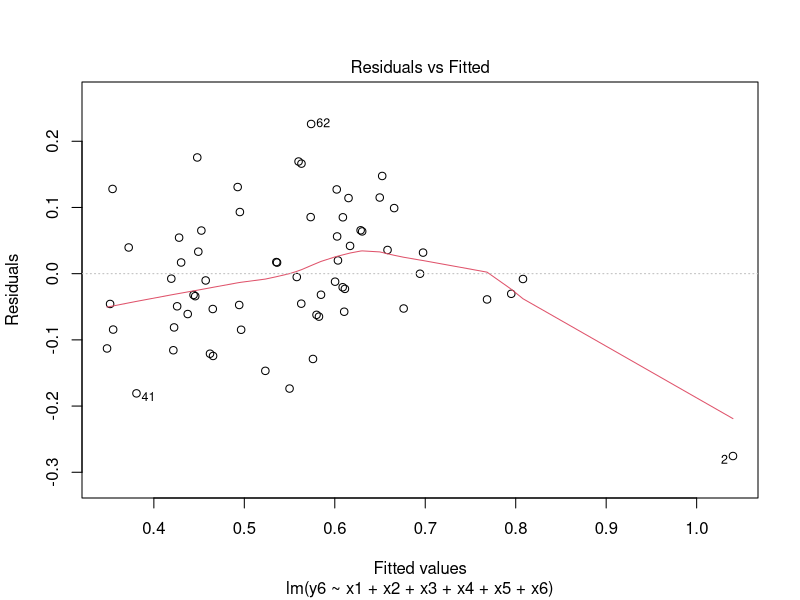
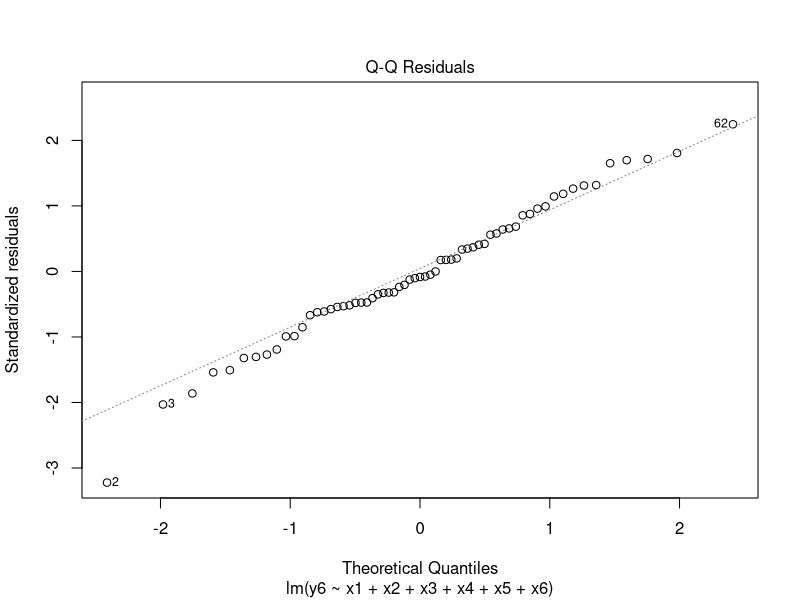
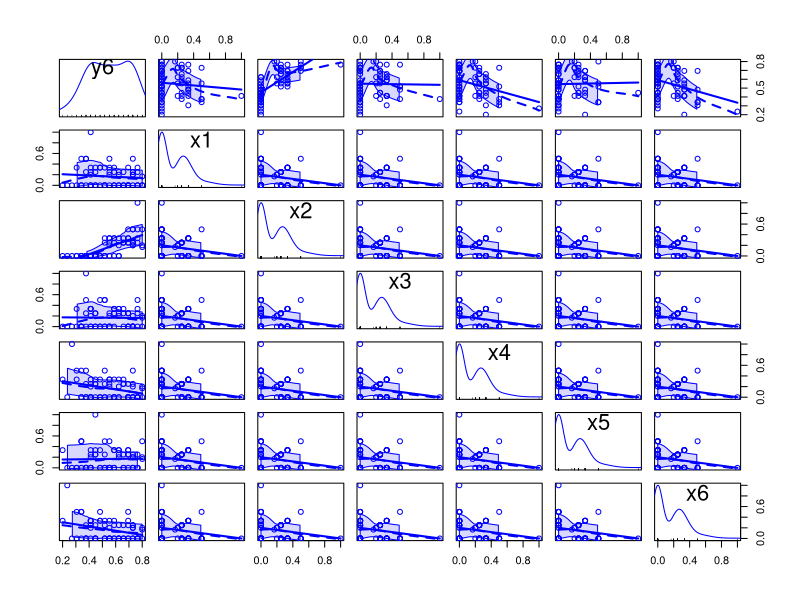
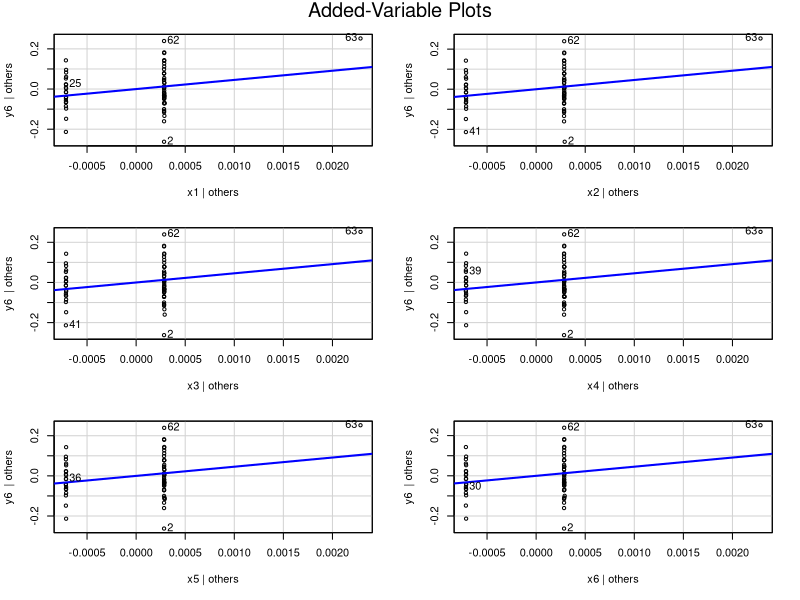
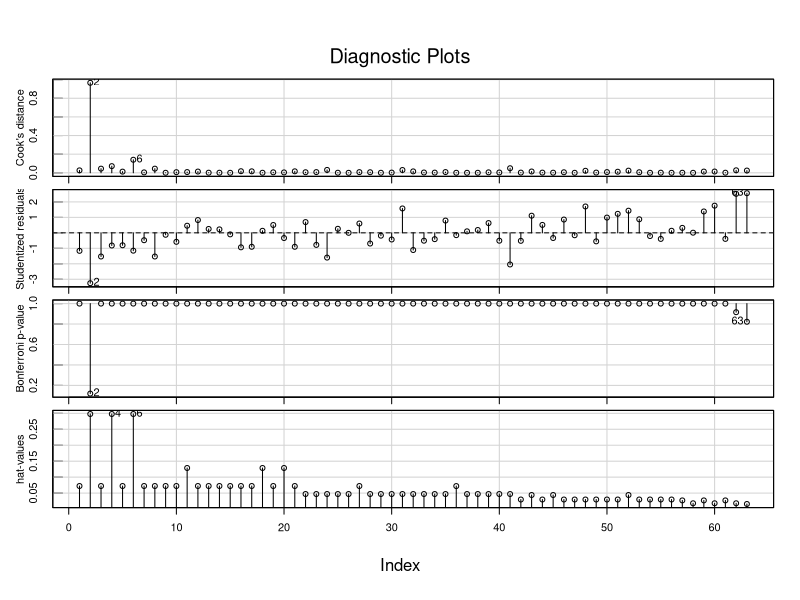

These charts were generated, in order, by the following R code:
## ---- chunk 1
knitr::opts_chunk$set(echo = TRUE)
## ---- chunk 2
library(readxl)
stock_portfolio_performance_data_set <- read_excel("stock portfolio performance data set.xlsx", skip = 1 ,sheet = "all period")
attach(stock_portfolio_performance_data_set)
x1 <- stock_portfolio_performance_data_set$`Large B/P`
x2 <- stock_portfolio_performance_data_set$`Large ROE`
x3 <- stock_portfolio_performance_data_set$`Large S/P`
x4 <- stock_portfolio_performance_data_set$`Large Return Rate in the last quarter`
x5 <- stock_portfolio_performance_data_set$`Large Market Value`
x6 <- stock_portfolio_performance_data_set$`Small systematic Risk`
y1 <- stock_portfolio_performance_data_set$`Annual Return...14`
y2 <- stock_portfolio_performance_data_set$`Excess Return...15`
y3 <- stock_portfolio_performance_data_set$`Systematic Risk...16`
y4 <- stock_portfolio_performance_data_set$`Total Risk...17`
y5 <- stock_portfolio_performance_data_set$`Abs. Win Rate...18`
y6 <- stock_portfolio_performance_data_set$`Rel. Win Rate...19`

## ---- chunk 3
# investigate the annual returns versus other predictors
library(car)

full_1 <- lm(y1 ~ x1 + x2 + x3 + x4 + x5 + x6)
summary(full_1)
full_2 <- lm(y2 ~ x1 + x2 + x3 + x4 + x5 + x6)
summary(full_2)
full_3 <- lm(y3 ~ x1 + x2 + x3 + x4 + x5 + x6)
summary(full_3)
full_4 <- lm(y4 ~ x1 + x2 + x3 + x4 + x5 + x6)
summary(full_4)
full_5 <- lm(y5 ~ x1 + x2 + x3 + x4 + x5 + x6)
summary(full_5)
full_6 <- lm(y6 ~ x1 + x2 + x3 + x4 + x5 + x6)
summary(full_6)
# after comparing these 6 models, full_6 is a good place to start, so we start by 
# looking its diagnostic plots
plot(full_6, which = c(1,2)) # it looks a little bit right skewed in qq plot
                             # its residual fitted plots looks like a funnelling parttern
                             # and looks like non-constant variance
scatterplotMatrix(~y6 + x1 + x2 + x3 + x4 + x5 + x6)
avPlots(full_6)
## ---- chunk 4
# do the test of non constant 
ncvTest(full_6)
# fail to reject, so it is constant 

# do the test of noramlity
shapiro.test(full_6$residuals)
# also fail to reject, so it is normal 

# use step function to see if there is any recommonded reduced model
step(full_6, trace = 0)
# keep full model


# Investigating more with reduced model, 
# let us see if anything can be improved by implenting the function regsubsets 
# can say a lot in this section
library(leaps)
mod.reg <- regsubsets(cbind(x1, x2, x3, x4, x5, x6), y6)
sum.reg <- summary(mod.reg)
print(sum.reg$which)
print(sum.reg$rsq)  # choose the one increase the most, so choose #3, which are 
                    # y6 ~ x2 + x4 + x6 
print(sum.reg$rss)  # SSE, choose the smallest, choose #6, the full model
print(sum.reg$adjr2)  # adjusted r^2, choose the biggest, choose #6, the full model
print(sum.reg$cp)   # mallow's cp, choose the smallest, choose #3, which are 
                    # y6 ~ x2 + x4 + x6
print(sum.reg$bic)  # BIC, choose the smallest BIC, choose #3, which are 
                    # y6 ~ x2 + x4 + x6
#####(conclusion:)
##### 3 votesf for y~ x2+x4+x6, and 2 votes for the full model, so we may choose 
##### y ~ x2 + x4 +x6

# let us do anova table to verify this 
red.mod <- lm(y6 ~ x2 + x4 + x6)
anova(red.mod,full_6)
# fail to reject, so the reduced model is a better model for us.
summary(red.mod) # check this out! A nice linear model


##interactive terms
# since our model size is small, it is probably a good time to consider some 
# interactive terms 
int.mod <- lm(y6 ~ x2*x4 + x2*x6 + x4*x6)
summary(int.mod)
# interpretation: R^2 imporves only a liitle, but you add 3 more terms 

# doing anova again, which one is better 
anova(red.mod, int.mod)
# we compared this two models and find out that y6~x2+x4+x6 is better 


## outlier detection 
# reasons: the reason of doing this is because we have a relatively small R^2, 
# remove some outliers may be a good choice
# first of all, see the influence plot 

influenceIndexPlot(red.mod, id = TRUE)
# in this plot, we can see that x=2 is definitely a influential point, there are 
# 3 suspect high laverage points, which are x= 2, 4, 6
# 1 outlier wihch is x = 2. 
# let us verify this using the rule of thumb

# outliers
rst <- abs(rstudent(red.mod))
which(rst > 2) ; which(rst > 3)
# the result is 2 by using rule of thumb greater than 3 

# high leverage 
hat <- hatvalues(red.mod)
which(hat > 3*(3+1)/length(y6)); which(hat > 2*(3+1)/length(y6))
# the result is 2,4,6 by using rule of thumb greater than 3

# influential points(cooks'distance) 
cd <- cooks.distance(red.mod)
which(cd > 4/(length(y6) - 3 - 1))
# the result is x = 2, 4, 6

# However, x = 4 and x = 6, their cook's distance is not big, so we will remove
# x=2 first and see how it goes. 
stock_sub <- stock_portfolio_performance_data_set[-2,]

x2.new <- stock_sub$`Large ROE`
x4.new <- stock_sub$`Large Return Rate in the last quarter`
x6.new <- stock_sub$`Small systematic Risk`
y6.new <- stock_sub$`Rel. Win Rate...19`
removed.red.mod <- lm(y6.new ~x2.new + x4.new + x6.new, data = stock_sub)
summary(removed.red.mod)
## R squared improved and SSE decreases !!!!!!!!!

# let us investigate x = 4 and x = 6 to see how it went 
stock_sub1 <- stock_sub[c(-4, -6),]
x2.new1 <- stock_sub1$`Large ROE`
x4.new1 <- stock_sub1$`Large Return Rate in the last quarter`
x6.new1 <- stock_sub1$`Small systematic Risk`
y6.new1 <- stock_sub1$`Rel. Win Rate...19`

removed.fur.red.mod <- lm(y6.new1 ~ x2.new1 + x4.new1 + x6.new1)
summary(removed.fur.red.mod)
## R squared decrease, and SSE does not change much

##### final model
# Thus, our final model will be y6 ~ x2 + x4 + x6, with x = 2 removed.
